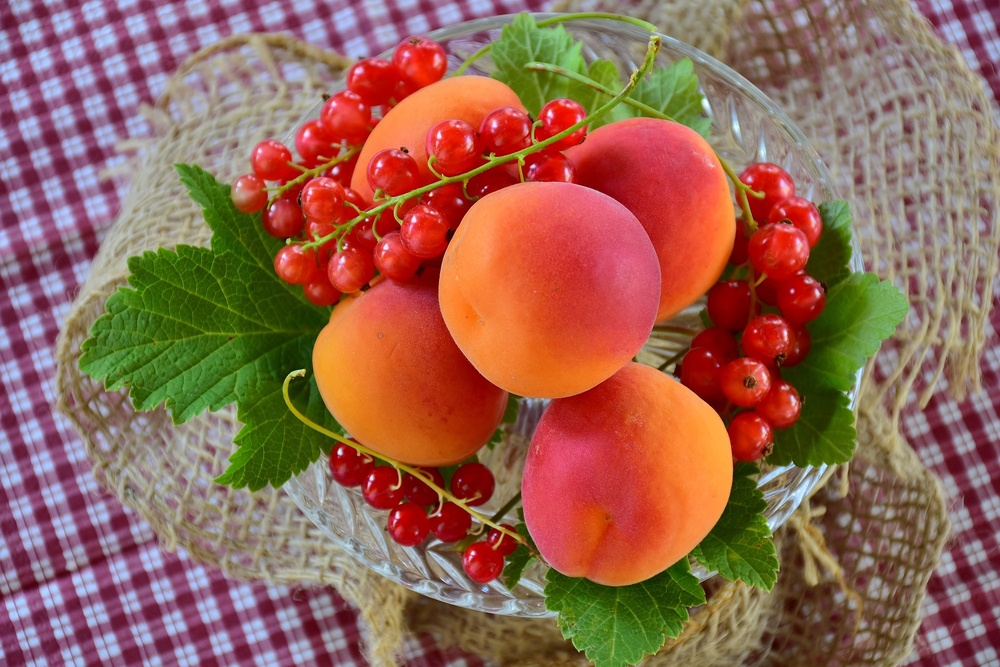
%> input picture apricots-2444808_1920.jpg, 1000 x 667 px, shrunk from 1920 x 1280 before the run
$ octave ColorBaseSegmentation.m   (GNU Octave 9; MATLAB toolbox functions it lacks are replaced by stand-ins)
%> lines starting %> are read from the running program, lines starting %| are printed output that depends on the picture; in (x1, y1, x2, y2) boxes, pixels count from 0 and x2, y2 are one past the last pixel; in counts of white or black regions, pixels touching at a corner belong together; the program's own positions count from 1
img = imread('apricots-2444808_1920.jpg');
%> img is the input picture: size 667x1000x3 uint8; mean R, G, B 148.8, 101.1, 83.7
hsv_img = rgb2hsv(img);
%> hsv_img: size 667x1000x3 double; mean H, S, V 0.363, 0.533, 0.614
hue_channel = hsv_img(:,:,1);
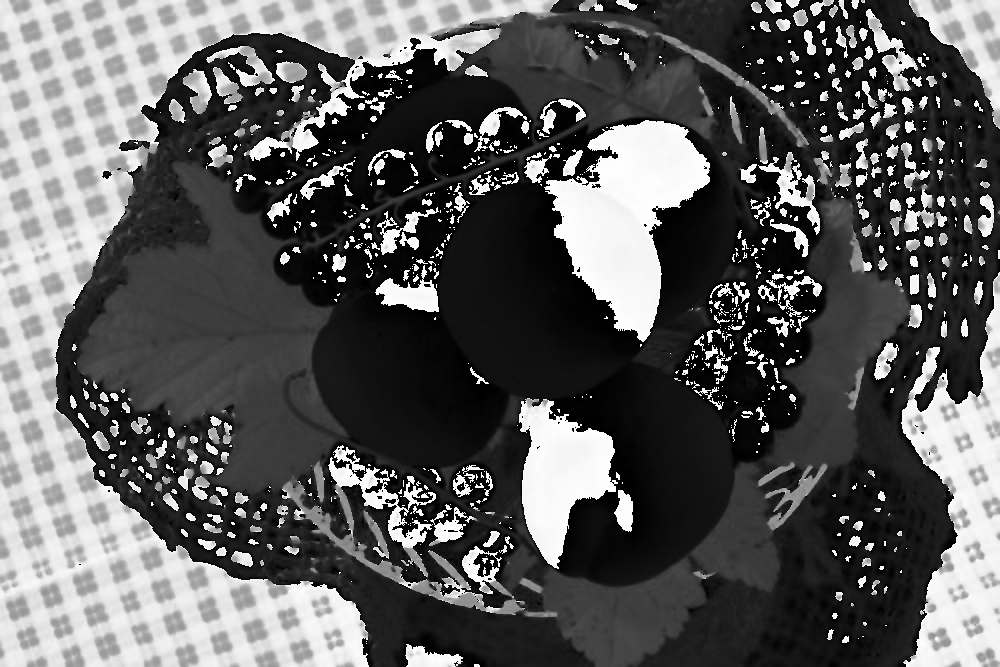
%> hue_channel: size 667x1000 double; min 0, max 0.999, mean 0.363

mask = (hue_channel > 0.5) & (hue_channel < 0.75);
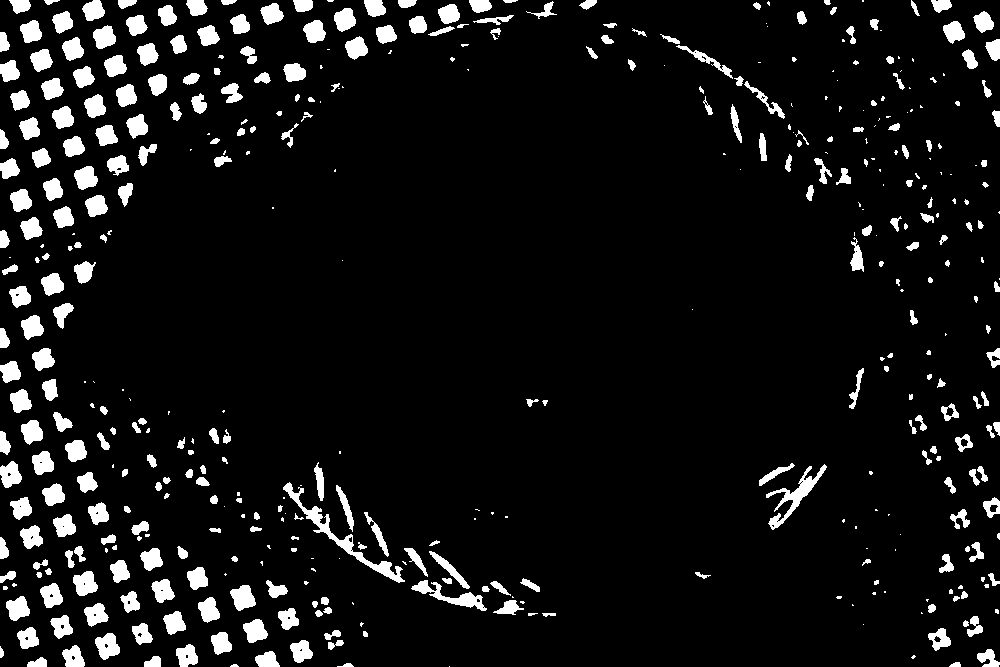
%> mask: size 667x1000 logical; 7.8% white; 453 white regions (147 under 20 px), largest, box (x1, y1, x2, y2) and area: (283, 482, 405, 583) 1298, (766, 464, 827, 530) 897, (411, 580, 487, 611) 691
mask_rgb = repmat(mask, [1, 1, 3]);

segmented_img = img .* uint8(mask_rgb); % FIXED here!
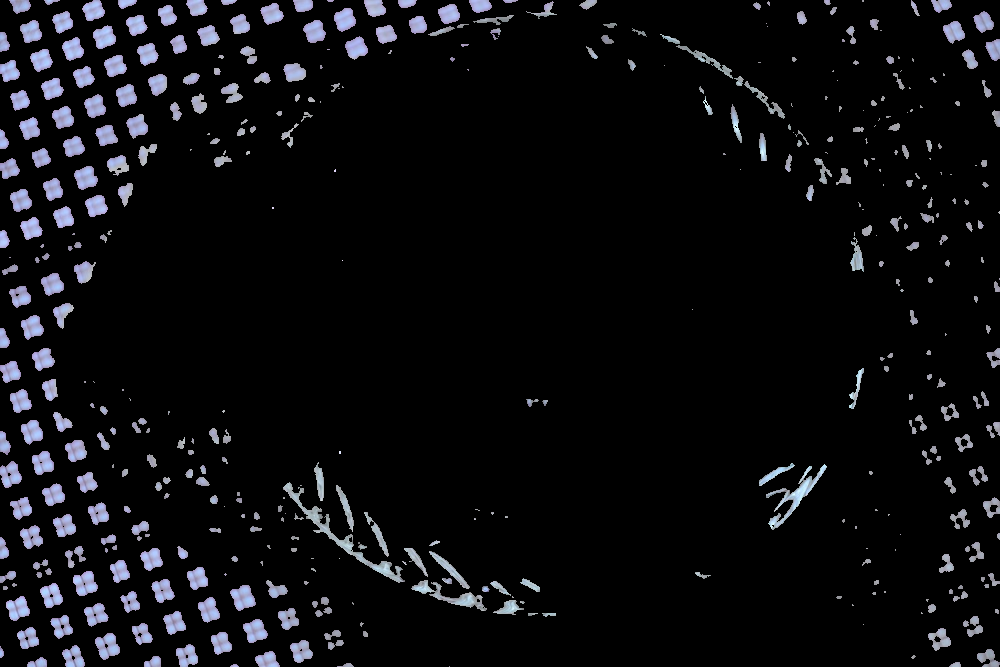
%> segmented_img: size 667x1000x3 uint8; mean R, G, B 13, 13.3, 15.8

subplot(2,2,1), imshow(img), title('Original Image');
subplot(2,2,2), imshow(segmented_img), title('Segmented Image');

$ run again, with apricots-2523272_1920.jpg copied over apricots-2444808_1920.jpg
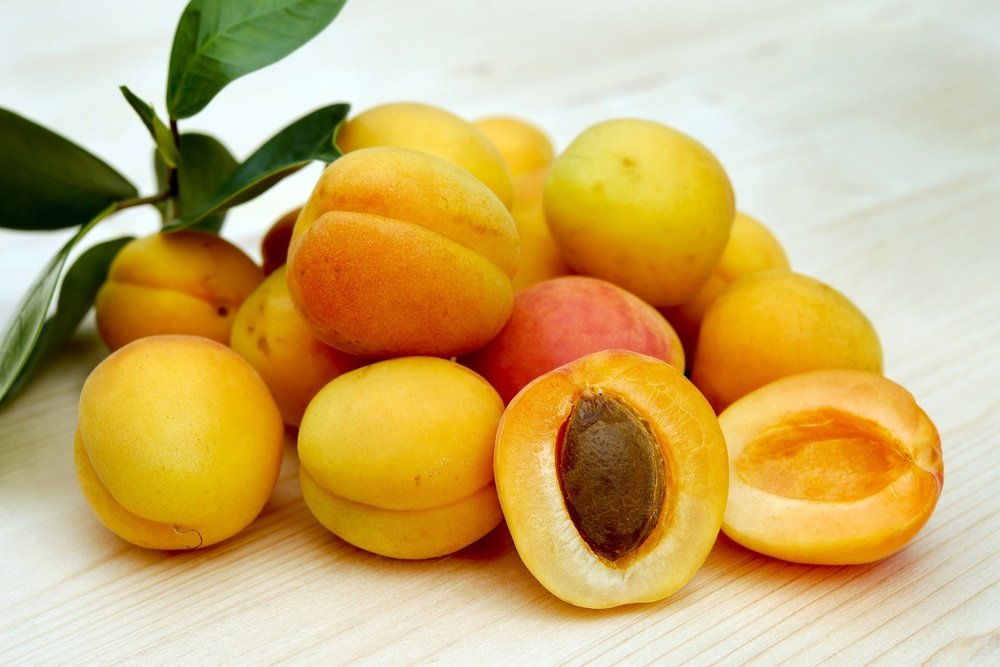
%> input picture apricots-2523272_1920.jpg, 1000 x 667 px, shrunk from 1920 x 1280 before the run
%> img is the input picture: size 667x1000x3 uint8; mean R, G, B 203.8, 175.3, 110.7
%> hsv_img: size 667x1000x3 double; mean H, S, V 0.187, 0.514, 0.815
%> `hue_channel = hsv_img(:,:,1);`:
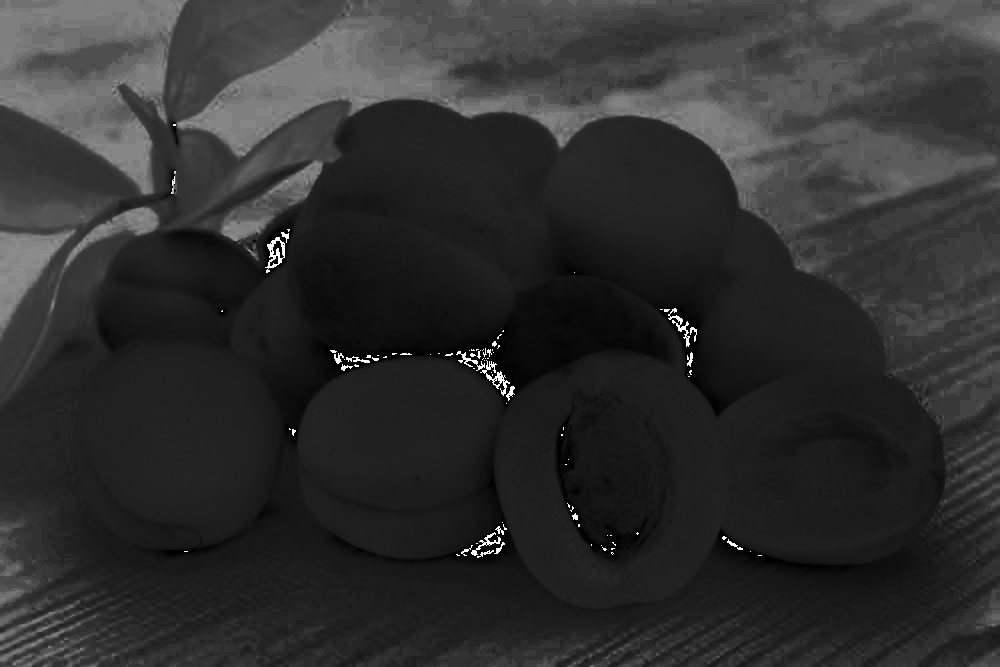
%> hue_channel: size 667x1000 double; min 0, max 0.999, mean 0.187
%> `mask = (hue_channel > 0.5) & (hue_channel < 0.75);`:
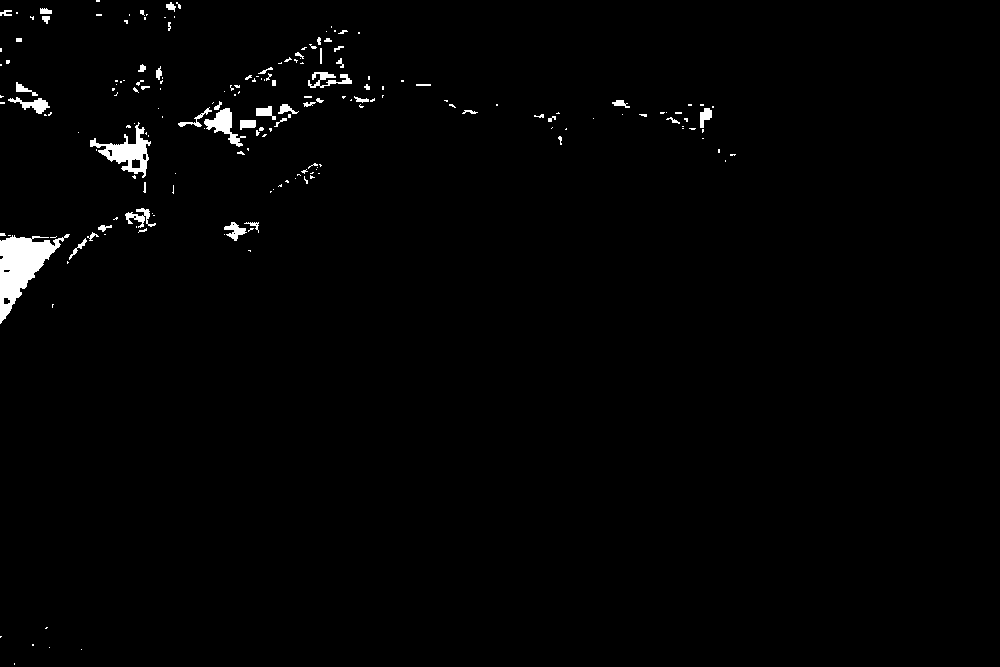
%> mask: size 667x1000 logical; 1.3% white; 189 white regions (139 under 20 px), largest, box (x1, y1, x2, y2) and area: (0, 234, 70, 324) 2588, (90, 122, 151, 178) 1151, (204, 108, 246, 147) 576

$ run again, with images(7).jpg copied over apricots-2444808_1920.jpg
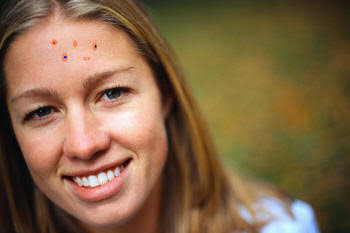
%> input picture images(7).jpg, 350 x 233 px
%> img is the input picture: size 233x350x3 uint8; mean R, G, B 129.4, 101.2, 70.5
%> hsv_img: size 233x350x3 double; mean H, S, V 0.115, 0.502, 0.512
%> `mask = (hue_channel > 0.5) & (hue_channel < 0.75);`:
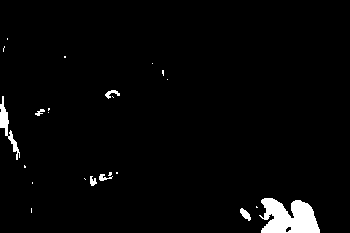
%> mask: size 233x350 logical; 2.7% white; 23 white regions (16 under 20 px), largest, box (x1, y1, x2, y2) and area: (259, 198, 320, 233) 1512, (0, 96, 20, 160) 326, (240, 208, 251, 221) 76
%> `segmented_img = img .* uint8(mask_rgb);`:
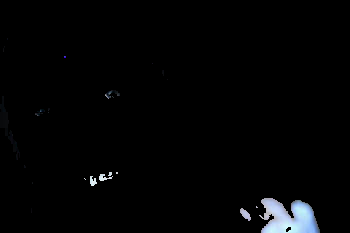
%> segmented_img: size 233x350x3 uint8; mean R, G, B 3.8, 4.3, 4.9
